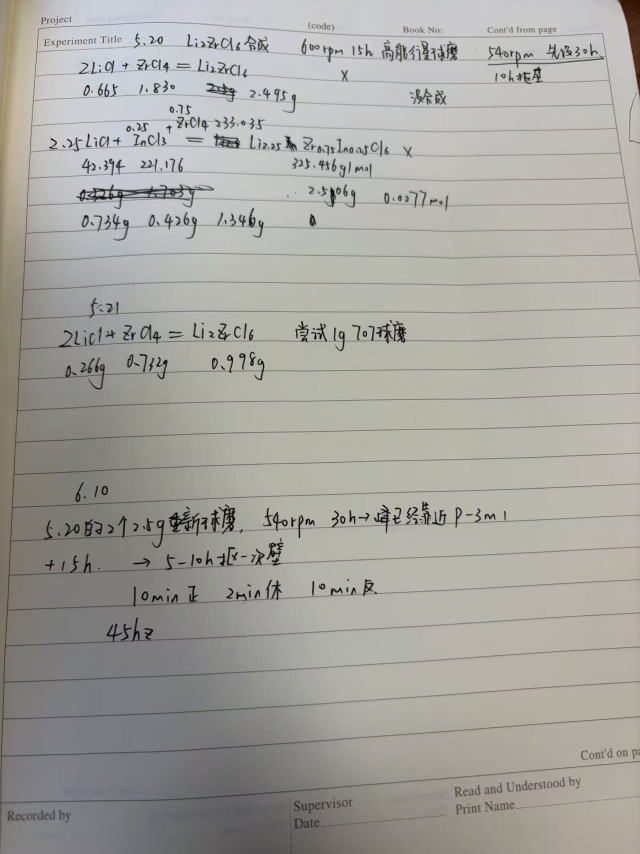
#> input picture tests/test_data/147d9824a7b61f41c32e7e0b6f6dc59c.jpg, 1280 x 1707 px (shown at 1/2 size)
$ python -i image_preprocessing.py   (imports and definitions only)
#> lines starting #> are read from the running program, lines starting #| are printed output that depends on the picture
"""Lightweight image preprocessing for handwritten notebook pages before VLM submission.

Pillow-only on purpose: no OpenCV / numpy hard requirement so deployment stays trivial.
The deskew heuristic is intentionally cheap — scan a coarse angle grid and pick the
one that maximizes the variance of the horizontal row-sum projection (text lines
produce a strongly peaked projection when rotated upright).
"""
from __future__ import annotations

from PIL import Image, ImageOps


_DESKEW_ANGLE_RANGE = 8.0  # degrees
_DESKEW_ANGLE_STEP = 0.5
_DESKEW_TRIGGER_THRESHOLD = 0.5  # only rotate if |best_angle| exceeds this
_PROJECTION_MAX_SIDE = 600  # downscale before computing projection to keep cost low


def _row_sum_variance(gray: Image.Image) -> float:
    """Variance of the per-row pixel-sum projection.

    Upright text → rows alternate (dark text rows, bright gaps) → high variance.
    Skewed text smears across rows → lower variance.
    """
    w, h = gray.size
    if w == 0 or h == 0:
        return 0.0
    # Pillow getdata returns a flat sequence in row-major order.
    pixels = list(gray.getdata())
    row_sums = [0] * h
    idx = 0
    for r in range(h):
        s = 0
        # invert so that "ink" is high-valued, gaps are low-valued
        for _ in range(w):
            s += 255 - pixels[idx]
            idx += 1
        row_sums[r] = s
    mean = sum(row_sums) / h
    return sum((x - mean) ** 2 for x in row_sums) / h


def _best_skew_angle(im_rgb: Image.Image) -> float:
    # Downscale for projection sampling — angle accuracy is unaffected at 600px.
    work = im_rgb.convert("L")
    w, h = work.size
    longest = max(w, h)
    if longest > _PROJECTION_MAX_SIDE:
        scale = _PROJECTION_MAX_SIDE / longest
        work = work.resize((max(1, int(w * scale)), max(1, int(h * scale))), Image.BILINEAR)

    best_angle = 0.0
    best_score = _row_sum_variance(work)
    angle = -_DESKEW_ANGLE_RANGE
    while angle <= _DESKEW_ANGLE_RANGE + 1e-9:
        if abs(angle) < 1e-9:
            angle += _DESKEW_ANGLE_STEP
            continue
        rotated = work.rotate(angle, resample=Image.BILINEAR, expand=False, fillcolor=255)
        score = _row_sum_variance(rotated)
        if score > best_score:
            best_score = score
            best_angle = angle
        angle += _DESKEW_ANGLE_STEP
    return best_angle


def preprocess_for_vlm(
    im: Image.Image,
    *,
    autocontrast: bool = True,
    deskew: bool = True,
) -> Image.Image:
    """Return a preprocessed RGB copy of *im* suitable for VLM ingestion."""
    out = im.convert("RGB")
    if autocontrast:
        out = ImageOps.autocontrast(out, cutoff=1)
    if deskew:
        angle = _best_skew_angle(out)
        if abs(angle) > _DESKEW_TRIGGER_THRESHOLD:
            out = out.rotate(
                angle,
                resample=Image.BICUBIC,
                expand=False,
                fillcolor=(255, 255, 255),
            )
    return out

>>> from PIL import Image
>>> picture = Image.open('../../../tests/test_data/147d9824a7b61f41c32e7e0b6f6dc59c.jpg')
#> picture is the input picture: PIL image 1280x1707 RGB; mean R, G, B 165.7, 164.5, 159.2
>>> result = preprocess_for_vlm(picture)
#> in preprocess_for_vlm, `out = ImageOps.autocontrast(out, cutoff=1)`:
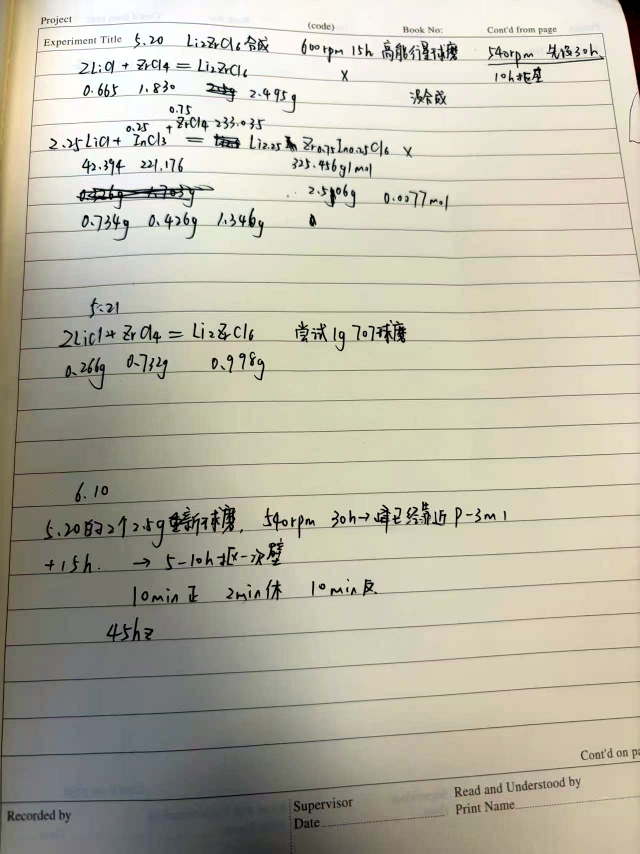
#> out: PIL image 1280x1707 RGB (shown at 1/2 size); mean R, G, B 186.3, 182.8, 166.6
#> in _best_skew_angle, `work = im_rgb.convert("L")`:
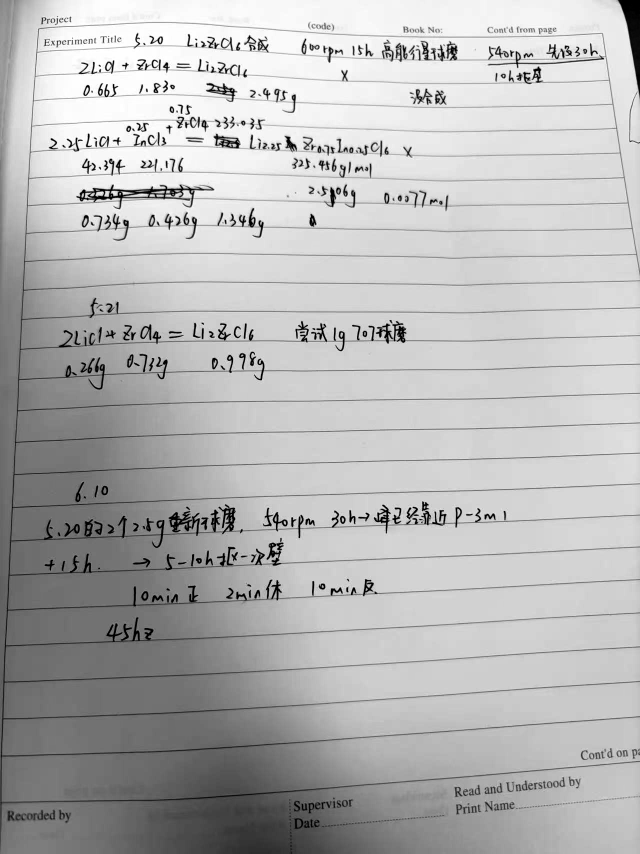
#> work: PIL image 1280x1707 L (shown at 1/2 size); min 0, max 255, mean 182
#> in _best_skew_angle, `work = work.resize((max(1, int(w * scale)), max(1, int(h * scale))), I..`:
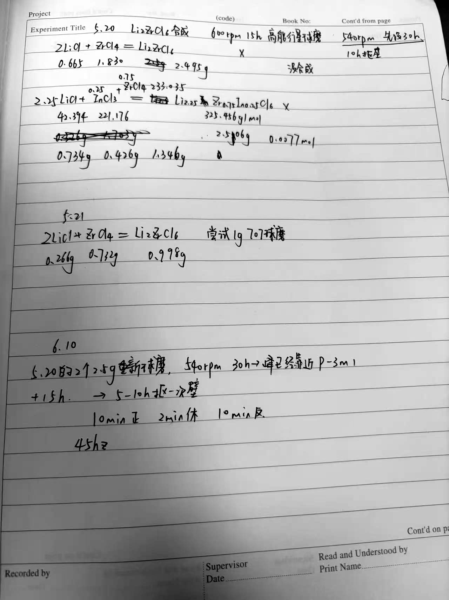
#> work: PIL image 449x600 L; min 0, max 255, mean 182
#> in _row_sum_variance, `pixels = list(gray.getdata())`: pixels = 269400 items
#> after the loop in _row_sum_variance, `for r in range(h):`: idx = 269400; row_sums = 600 values, max 62748 at index 599, min 8095 at index 81, mean 32771.4
#> in _row_sum_variance, `mean = sum(row_sums) / h`: mean = 32771.4
#> in _best_skew_angle, `best_score = _row_sum_variance(work)`: best_score = 195401445.5
#> the loop in _best_skew_angle, `while angle <= _DESKEW_ANGLE_RANGE + 1e-9:` made 33 passes
#> (score, best_score) on passes 18 to 20: (196589366, 196589366), (197814330.4, 197814330.4), (198340862.1, 198340862.1)
#> score on passes 1 to 6: 140994826, 143572472.7, 146327443.3, 149229706.6, 152416156.1, 155860155.6
#> pass 1, in _best_skew_angle, `rotated = work.rotate(angle, resample=Image.BILINEAR, expand=False, fi..`:
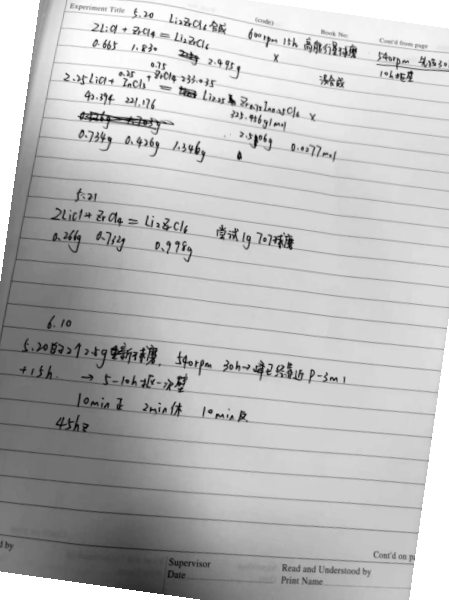
#> rotated: PIL image 449x600 L; min 1, max 255, mean 187.2
#> pass 3, in _best_skew_angle, `rotated = work.rotate(angle, resample=Image.BILINEAR, expand=False, fi..`:
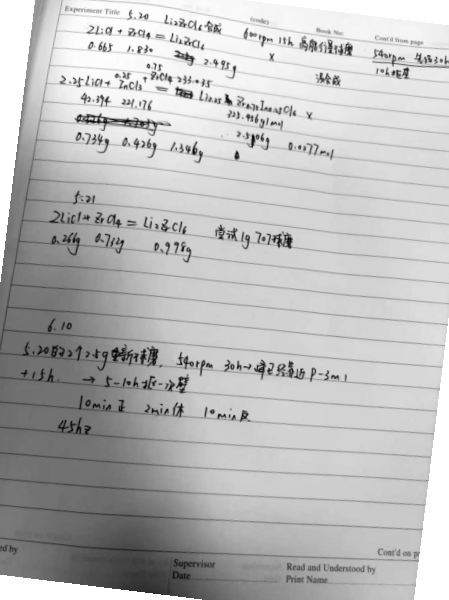
#> rotated: PIL image 449x600 L; min 0, max 255, mean 186.7
#> after the loop in _best_skew_angle, `while angle <= _DESKEW_ANGLE_RANGE + 1e-9:`:
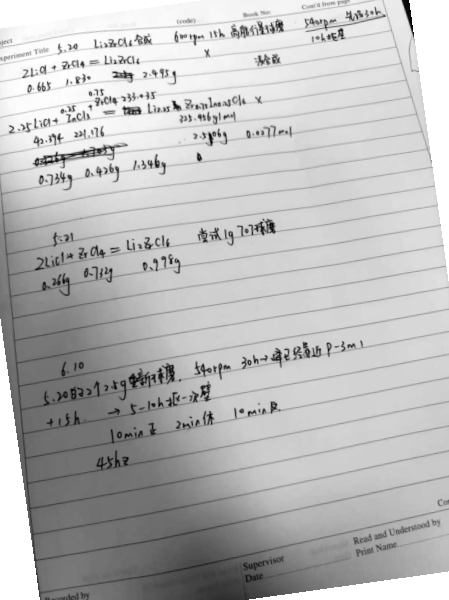
#> rotated: PIL image 449x600 L; min 1, max 255, mean 186.6
#> after the loop in _best_skew_angle, `while angle <= _DESKEW_ANGLE_RANGE + 1e-9:`: angle = 8.5; best_angle = 1.5; best_score = 198340862.1
#> in preprocess_for_vlm, `angle = _best_skew_angle(out)`: angle = 1.5
#> in preprocess_for_vlm, `out = out.rotate( angle, resample=Image.BICUBIC, expand=False, fillcol..`:
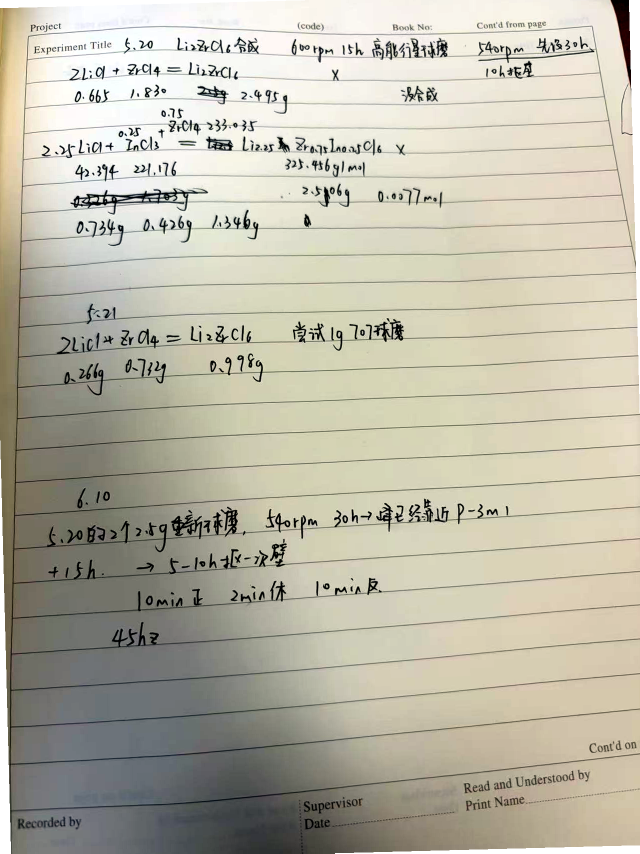
#> out: PIL image 1280x1707 RGB (shown at 1/2 size); mean R, G, B 187.1, 183.8, 167.9

$ run again, on tests/test_data/1a36962d041c380196b3184789ef8338.jpg
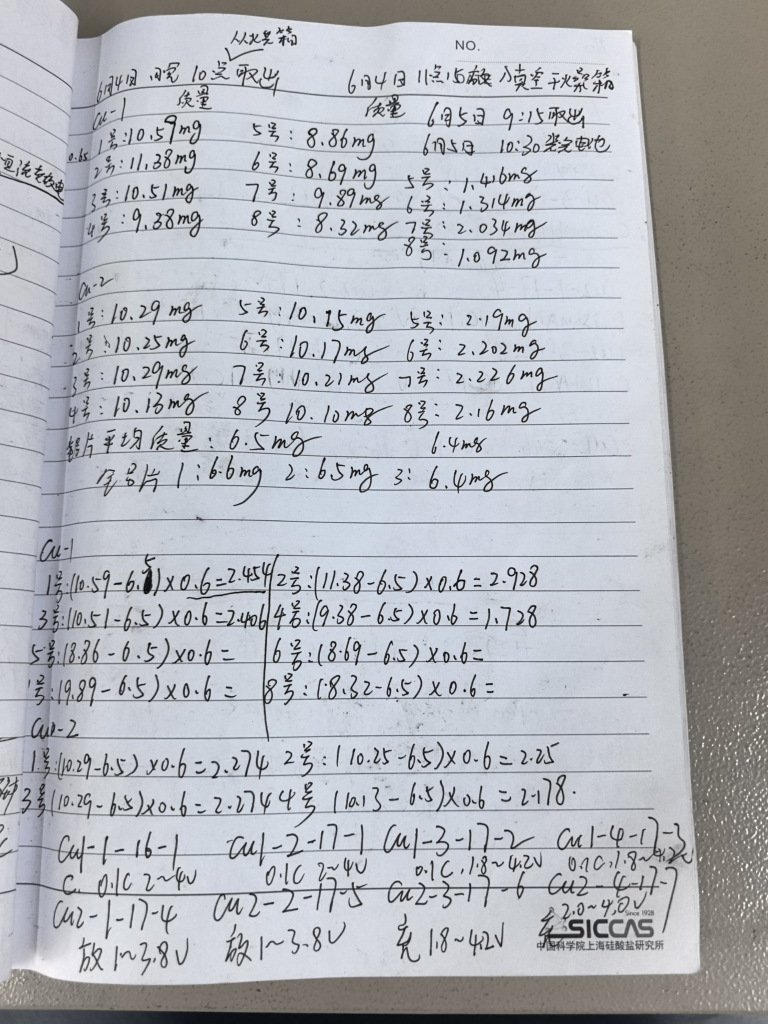
#> input picture tests/test_data/1a36962d041c380196b3184789ef8338.jpg, 3072 x 4096 px (shown at 1/4 size)
#> picture is the input picture: PIL image 3072x4096 RGB; mean R, G, B 176.9, 179.6, 184.8
#> in _best_skew_angle, `work = work.resize((max(1, int(w * scale)), max(1, int(h * scale))), I..`:
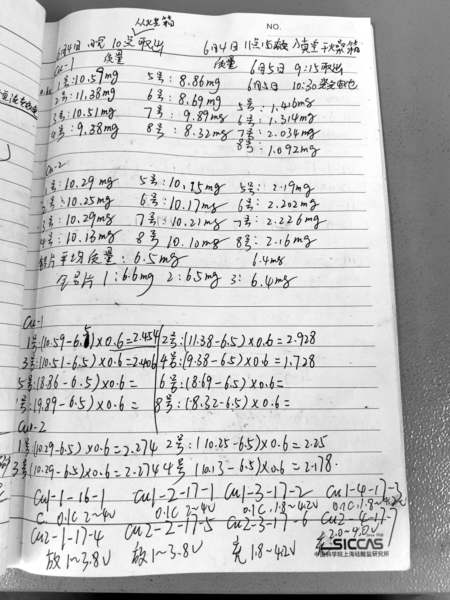
#> work: PIL image 450x600 L; min 0, max 255, mean 194.7
#> pixels = 270000 items
#> after the loop in _row_sum_variance, `for r in range(h):`: idx = 270000; row_sums = 600 values, max 105791 at index 596, min 11770 at index 567, mean 27157.4
#> mean = 27157.4
#> in _best_skew_angle, `best_score = _row_sum_variance(work)`: best_score = 145449197.4
#> the loop in _best_skew_angle, `while angle <= _DESKEW_ANGLE_RANGE + 1e-9:` made 33 passes
#> score on passes 1 to 8: 25421575.9, 26828860.5, 28501456.7, 30601345.5, 33250637.5, 36617169.4, 40921742.6, 45967518.6
#> after the loop in _best_skew_angle, `while angle <= _DESKEW_ANGLE_RANGE + 1e-9:`:
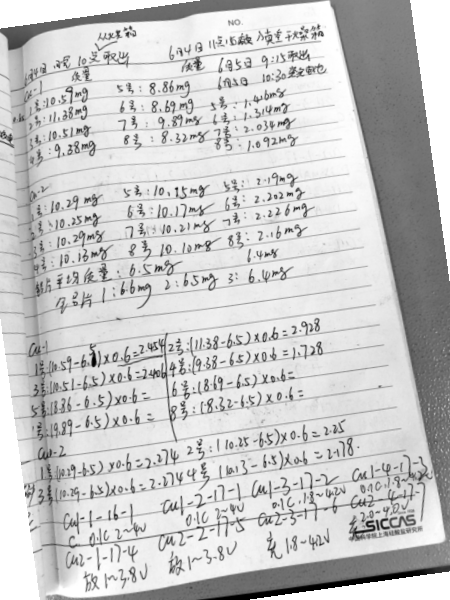
#> rotated: PIL image 450x600 L; min 0, max 255, mean 200.8
#> after the loop in _best_skew_angle, `while angle <= _DESKEW_ANGLE_RANGE + 1e-9:`: angle = 8.5; best_angle = 0; best_score = 145449197.4
#> in preprocess_for_vlm, `angle = _best_skew_angle(out)`: angle = 0

$ run again, on tests/test_data/23e5ac6cb5a2383b4325e2c528370eae.jpg
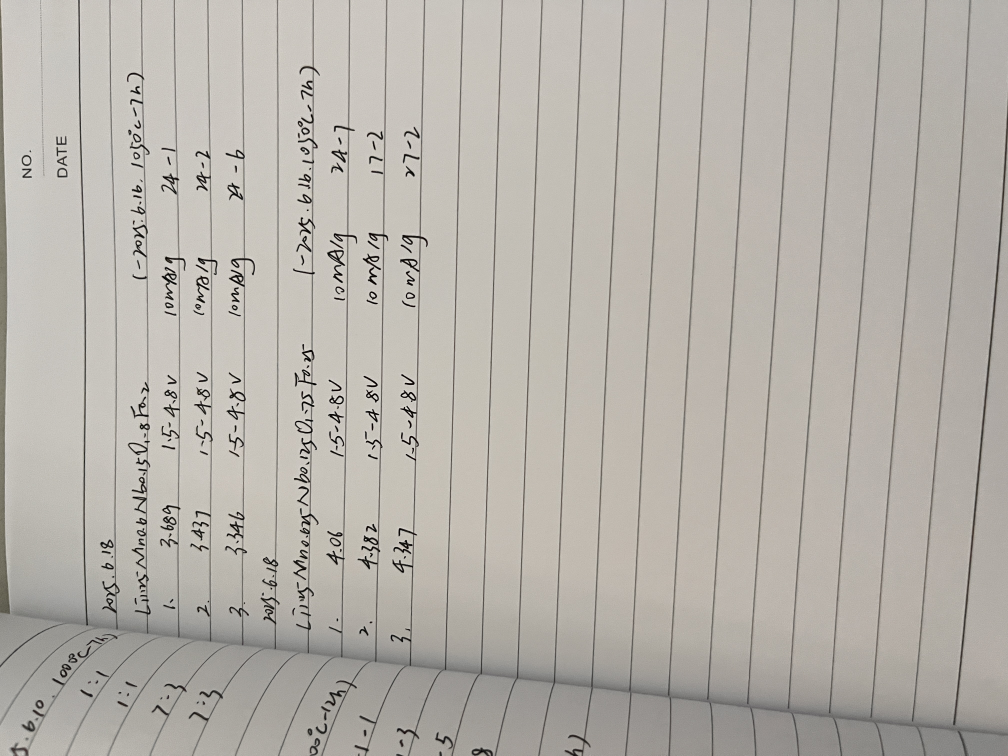
#> input picture tests/test_data/23e5ac6cb5a2383b4325e2c528370eae.jpg, 4032 x 3024 px (shown at 1/4 size)
#> picture is the input picture: PIL image 4032x3024 RGB; mean R, G, B 181.9, 177.6, 170.6
#> pixels = 270000 items
#> after the loop in _row_sum_variance, `for r in range(h):`: idx = 270000; row_sums = 450 values, max 56074 at index 413, min 18295 at index 7, mean 28928.6
#> mean = 28928.6
#> in _best_skew_angle, `best_score = _row_sum_variance(work)`: best_score = 128813247.3
#> the loop in _best_skew_angle, `while angle <= _DESKEW_ANGLE_RANGE + 1e-9:` made 33 passes
#> (score, best_score) on passes 18 to 23: (130179217, 130179217), (131228531.6, 131228531.6), (132258585.1, 132258585.1), (132938932.6, 132938932.6), (133216793.6, 133216793.6), (133295766.8, 133295766.8)
#> after the loop in _best_skew_angle, `while angle <= _DESKEW_ANGLE_RANGE + 1e-9:`:
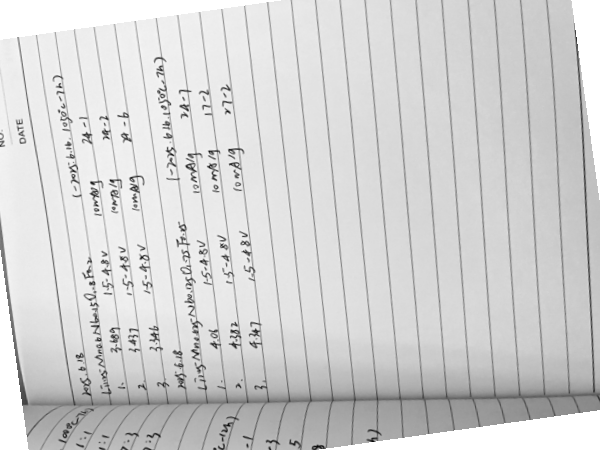
#> rotated: PIL image 600x450 L; min 6, max 255, mean 209.9
#> after the loop in _best_skew_angle, `while angle <= _DESKEW_ANGLE_RANGE + 1e-9:`: angle = 8.5; best_angle = 3; best_score = 133295766.8
#> in preprocess_for_vlm, `angle = _best_skew_angle(out)`: angle = 3
#> in preprocess_for_vlm, `out = out.rotate( angle, resample=Image.BICUBIC, expand=False, fillcol..`:
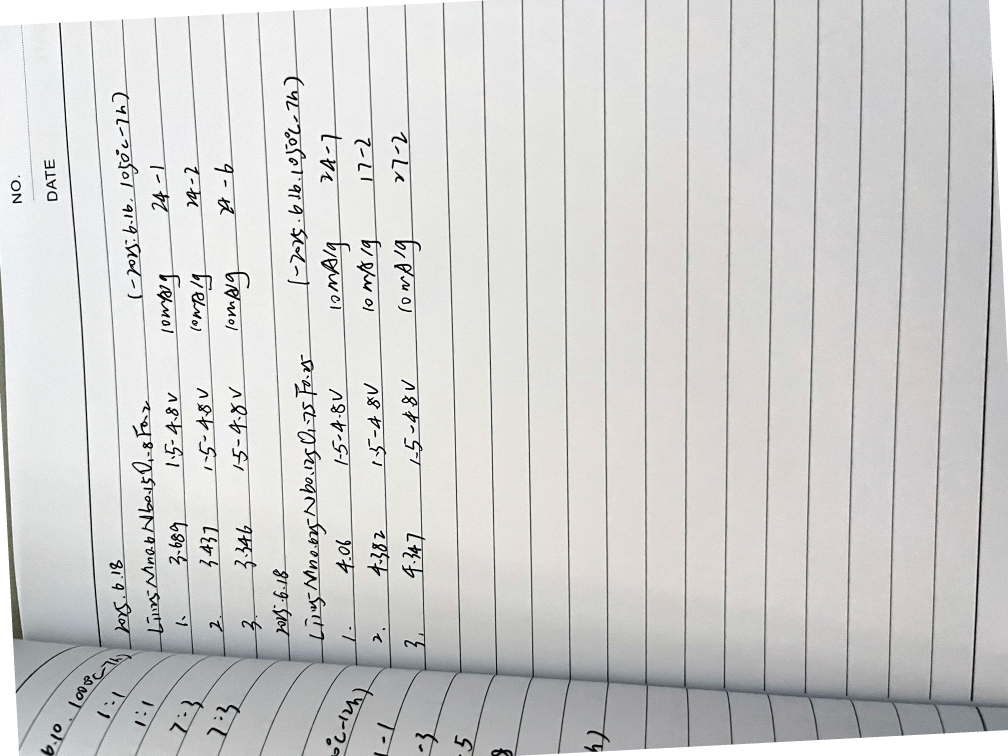
#> out: PIL image 4032x3024 RGB (shown at 1/4 size); mean R, G, B 208.3, 207.6, 206.8

$ run again, on tests/test_data/2f9b8140654d0ffa63a5ff2a9f8997c4.jpg
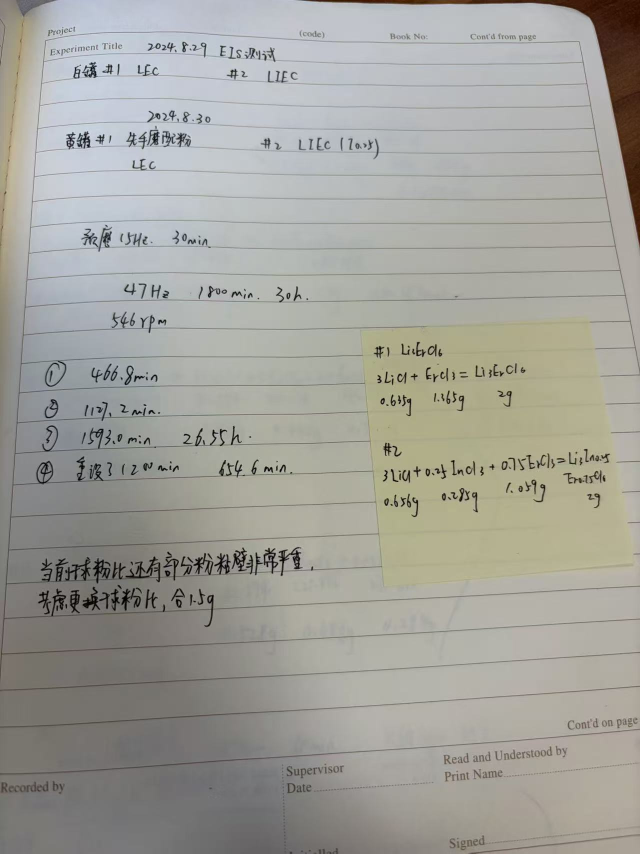
#> input picture tests/test_data/2f9b8140654d0ffa63a5ff2a9f8997c4.jpg, 1280 x 1707 px (shown at 1/2 size)
#> picture is the input picture: PIL image 1280x1707 RGB; mean R, G, B 162, 161.5, 154.9
#> pixels = 269400 items
#> after the loop in _row_sum_variance, `for r in range(h):`: idx = 269400; row_sums = 600 values, max 66265 at index 0, min 13324 at index 65, mean 30376.8
#> mean = 30376.8
#> in _best_skew_angle, `best_score = _row_sum_variance(work)`: best_score = 118158507.9
#> the loop in _best_skew_angle, `while angle <= _DESKEW_ANGLE_RANGE + 1e-9:` made 33 passes
#> score on passes 1 to 8: 109638249.5, 110177948.1, 110802242.2, 111365508, 111629513.6, 111629852, 111310991.4, 111047415.3
#> after the loop in _best_skew_angle, `while angle <= _DESKEW_ANGLE_RANGE + 1e-9:`:
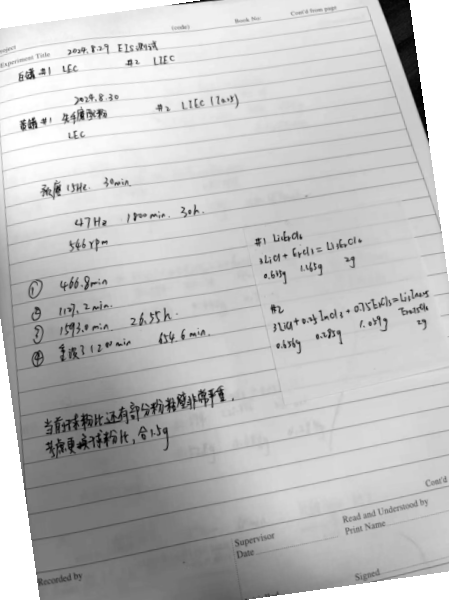
#> rotated: PIL image 449x600 L; min 0, max 255, mean 192.4
#> after the loop in _best_skew_angle, `while angle <= _DESKEW_ANGLE_RANGE + 1e-9:`: angle = 8.5; best_angle = 0; best_score = 118158507.9
#> in preprocess_for_vlm, `angle = _best_skew_angle(out)`: angle = 0
